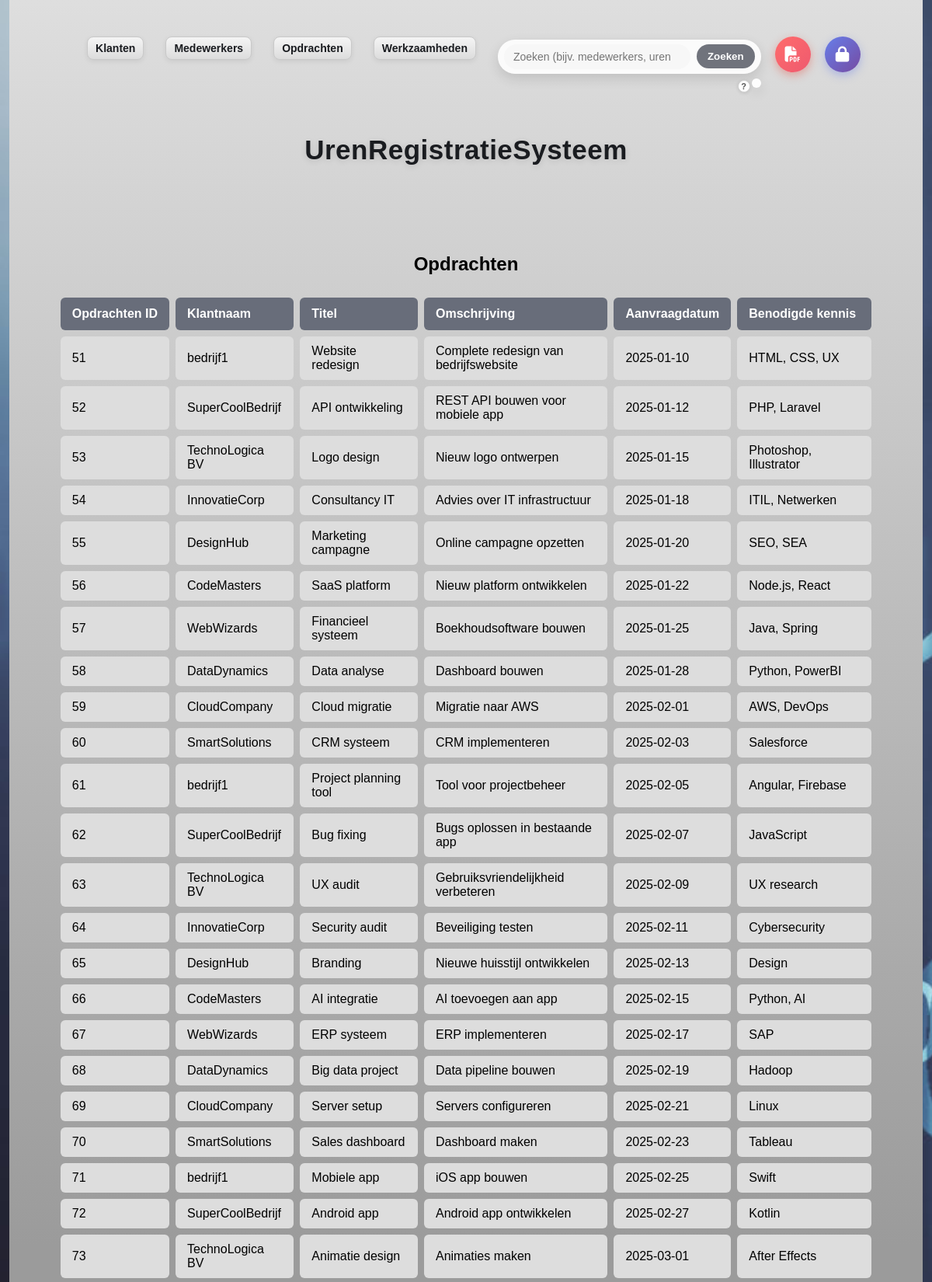
Screenshot of /opdrachten.php (upper part) with the database file from the repository.
### tables this page shows
CREATE TABLE `opdrachten` (
  `Opdrachten_ID` int(11) NOT NULL,
  `Klantnaam` varchar(50) NOT NULL,
  `Titel` varchar(50) NOT NULL,
  `Omschrijving` text NOT NULL,
  `Aanvraagdatum` date NOT NULL,
  `Benodigde_kennis` text NOT NULL
);

### opdrachten.php (called while the page is built)
<?php
$currentTable = "opdrachten";
include "table_template.php";
?>

### table_template.php (the view, shortened to what this page needs)
<!DOCTYPE html>
<html lang="nl">
<head>
    <link rel="stylesheet" href="style.css">
    <link rel="stylesheet" href="https://cdnjs.cloudflare.com/ajax/libs/font-awesome/6.4.0/css/all.min.css">
    <?php
    $currentTableName = preg_replace('/[^a-zA-Z0-9_]/', '', $currentTable);
    ?>
</head>
<body data-current-table="<?php echo htmlspecialchars($currentTableName); ?>">
<div class="wrapper">
    <nav class="topnav">
        <div class="right">
            <?php
            $servername = "127.0.0.1";
            $username   = "root";
            $password   = "";
            $dbname     = "UrenRegistratieSysteem";
            $dbport     = 3307;
            $conn = @new mysqli($servername, $username, $password, $dbname, $dbport);
            if (!$conn->connect_error) {
                $tablesResult = $conn->query("SHOW TABLES");
                if ($tablesResult && $tablesResult->num_rows > 0) {
                    while ($tableRow = $tablesResult->fetch_array()) {
                        $tableName = $tableRow[0];
                        $displayName = ucwords(str_replace('_', ' ', $tableName));
                        echo '<a class="table-link" href="' . htmlspecialchars($tableName) . '.php">' . htmlspecialchars($displayName) . '</a>';
                    }
                }
            }
            ?>
            <div class="search-wrapper">
                <div class="search-container" role="search" aria-label="Zoek categorieën">
                    <input id="searchInput" class="search-input" type="search" placeholder="Zoeken (bijv. medewerkers, uren, etc)...">
                    <button id="searchBtn" class="search-btn" aria-label="Zoeken">Zoeken</button>
                </div>
                <span id="suggestion" class="suggestion" aria-live="polite"></span>
                <div class="search-help" aria-label="Uitleg zoekfunctie">
                    <span class="search-help-icon" title="Typ een tabelnaam (bijv. medewerkers), een kolom + waarde (bijv. voornaam jan), of een ID (bijv. id 12). Klik op Zoeken om direct naar het juiste resultaat te gaan." aria-label="Zoekhulp">?</span>
                </div>
            </div>
            <button id="printBtn" class="print-btn" type="button" aria-label="Afdrukken naar PDF" title="Afdrukken naar PDF">
                <i class="fas fa-file-pdf"></i>
            </button>
            <button id="adminBtn" class="admin-btn-toggle" type="button" aria-label="Beheermodus" title="Beheermodus">
                <i class="fas fa-lock"></i>
            </button>
        </div>
    </nav>
    <main>
        <section class="hero-section">
            <div class="text">
                <h2>UrenRegistratieSysteem</h2>
            </div>
        </section>
        <section class="team-data">
            <div class="text">
                <?php
                if ($conn->connect_error) {
                    echo '<div class="record">Verbinding mislukt: ' . htmlspecialchars($conn->connect_error) . '</div>';
                } else {
                    $tableParam = $currentTableName;
                    $tables = [];
                    $tablesResult = $conn->query("SHOW TABLES");
                    if ($tablesResult && $tablesResult->num_rows > 0) {
                        while ($tableRow = $tablesResult->fetch_array()) {
                            $tables[] = $tableRow[0];
                        }
                    }
                    if ($tableParam && in_array($tableParam, $tables, true)) {
                        $displayName = ucwords(str_replace('_', ' ', $tableParam));
                        $columnsResult = $conn->query("SHOW COLUMNS FROM `$tableParam`");
                        $columns = [];
                        $primaryKeyColumn = null;
                        if ($columnsResult && $columnsResult->num_rows > 0) {
                            while ($columnRow = $columnsResult->fetch_assoc()) {
                                $columns[] = $columnRow['Field'];
                                if (($columnRow['Key'] ?? '') === 'PRI') {
                                    $primaryKeyColumn = $columnRow['Field'];
                                }
                            }
                        }
                        if (!empty($columns)) {
                            $columnList = implode(', ', array_map(function($col) { return "`$col`"; }, $columns));
                            $sql = "SELECT $columnList FROM `$tableParam`";
                            if (!empty($primaryKeyColumn)) {
                                $sql .= " ORDER BY `$primaryKeyColumn` ASC";
                            }
                            $result = $conn->query($sql);
                            echo '<section class="Data"><h2>' . htmlspecialchars($displayName) . '</h2>';
                            echo '<div class="table-wrapper">';
                            echo '<table class="data-table">';
                            echo '<thead>';
                            echo '<tr>';
                            foreach ($columns as $column) {
                                $columnId = strtolower($column) . '-column';
                                $displayColumn = ucfirst(str_replace('_', ' ', $column));
                                echo '<th id="' . htmlspecialchars($columnId) . '" data-column="' . htmlspecialchars($column) . '">' . htmlspecialchars($displayColumn) . '</th>';
                            }
                            echo '</tr>';
                            echo '</thead>';
                            echo '<tbody>';
                            if ($result && $result->num_rows > 0) {
                                while ($row = $result->fetch_assoc()) {
                                    echo '<tr>';
                                    foreach ($columns as $column) {
                                        echo '<td>' . htmlspecialchars($row[$column] ?? '') . '</td>';
                                    }
                                    echo '</tr>';
                                }
                            } else {
                                echo '<tr><td colspan="' . count($columns) . '" style="text-align: center; padding: 20px; color: #888;">Nog geen gegevens. Klik op "Rij toevoegen" in beheermodus om data toe te voegen.</td></tr>';
                            }
                            echo '</tbody>';
                            echo '</table>';
                            echo '</div>';
                            echo '</section>';
                        } else {
                            echo '<div class="record">Geen kolommen gevonden voor deze tabel</div>';
                        }
                    } else {
                        echo '<div class="record">Tabel niet gevonden</div>';
                    }
                }
                ?>
            </div>
        </section>
        <br>
    </main>
</div>
</body>
</html>

### rows the page displays
opdrachten: Opdrachten_ID "51", Klantnaam "bedrijf1", Titel "Website redesign", Omschrijving "Complete redesign van bedrijfswebsite", Aanvraagdatum "2025-01-10", Benodigde_kennis "HTML, CSS, UX"
opdrachten: Opdrachten_ID "52", Klantnaam "SuperCoolBedrijf", Titel "API ontwikkeling", Omschrijving "REST API bouwen voor mobiele app", Aanvraagdatum "2025-01-12", Benodigde_kennis "PHP, Laravel"
opdrachten: Opdrachten_ID "53", Klantnaam "TechnoLogica BV", Titel "Logo design", Omschrijving "Nieuw logo ontwerpen", Aanvraagdatum "2025-01-15", Benodigde_kennis "Photoshop, Illustrator"
opdrachten: Opdrachten_ID "54", Klantnaam "InnovatieCorp", Titel "Consultancy IT", Omschrijving "Advies over IT infrastructuur", Aanvraagdatum "2025-01-18", Benodigde_kennis "ITIL, Netwerken"
opdrachten: Opdrachten_ID "55", Klantnaam "DesignHub", Titel "Marketing campagne", Omschrijving "Online campagne opzetten", Aanvraagdatum "2025-01-20", Benodigde_kennis "SEO, SEA"
opdrachten: Opdrachten_ID "56", Klantnaam "CodeMasters", Titel "SaaS platform", Omschrijving "Nieuw platform ontwikkelen", Aanvraagdatum "2025-01-22", Benodigde_kennis "Node.js, React"
opdrachten: Opdrachten_ID "57", Klantnaam "WebWizards", Titel "Financieel systeem", Omschrijving "Boekhoudsoftware bouwen", Aanvraagdatum "2025-01-25", Benodigde_kennis "Java, Spring"
opdrachten: Opdrachten_ID "58", Klantnaam "DataDynamics", Titel "Data analyse", Omschrijving "Dashboard bouwen", Aanvraagdatum "2025-01-28", Benodigde_kennis "Python, PowerBI"
opdrachten: Opdrachten_ID "59", Klantnaam "CloudCompany", Titel "Cloud migratie", Omschrijving "Migratie naar AWS", Aanvraagdatum "2025-02-01", Benodigde_kennis "AWS, DevOps"
opdrachten: Opdrachten_ID "60", Klantnaam "SmartSolutions", Titel "CRM systeem", Omschrijving "CRM implementeren", Aanvraagdatum "2025-02-03", Benodigde_kennis "Salesforce"
opdrachten: Opdrachten_ID "61", Klantnaam "bedrijf1", Titel "Project planning tool", Omschrijving "Tool voor projectbeheer", Aanvraagdatum "2025-02-05", Benodigde_kennis "Angular, Firebase"
opdrachten: Opdrachten_ID "62", Klantnaam "SuperCoolBedrijf", Titel "Bug fixing", Omschrijving "Bugs oplossen in bestaande app", Aanvraagdatum "2025-02-07", Benodigde_kennis "JavaScript"
opdrachten: Opdrachten_ID "63", Klantnaam "TechnoLogica BV", Titel "UX audit", Omschrijving "Gebruiksvriendelijkheid verbeteren", Aanvraagdatum "2025-02-09", Benodigde_kennis "UX research"
opdrachten: Opdrachten_ID "64", Klantnaam "InnovatieCorp", Titel "Security audit", Omschrijving "Beveiliging testen", Aanvraagdatum "2025-02-11", Benodigde_kennis "Cybersecurity"
opdrachten: Opdrachten_ID "65", Klantnaam "DesignHub", Titel "Branding", Omschrijving "Nieuwe huisstijl ontwikkelen", Aanvraagdatum "2025-02-13", Benodigde_kennis "Design"
opdrachten: Opdrachten_ID "66", Klantnaam "CodeMasters", Titel "AI integratie", Omschrijving "AI toevoegen aan app", Aanvraagdatum "2025-02-15", Benodigde_kennis "Python, AI"
opdrachten: Opdrachten_ID "67", Klantnaam "WebWizards", Titel "ERP systeem", Omschrijving "ERP implementeren", Aanvraagdatum "2025-02-17", Benodigde_kennis "SAP"
opdrachten: Opdrachten_ID "68", Klantnaam "DataDynamics", Titel "Big data project", Omschrijving "Data pipeline bouwen", Aanvraagdatum "2025-02-19", Benodigde_kennis "Hadoop"
opdrachten: Opdrachten_ID "69", Klantnaam "CloudCompany", Titel "Server setup", Omschrijving "Servers configureren", Aanvraagdatum "2025-02-21", Benodigde_kennis "Linux"
opdrachten: Opdrachten_ID "70", Klantnaam "SmartSolutions", Titel "Sales dashboard", Omschrijving "Dashboard maken", Aanvraagdatum "2025-02-23", Benodigde_kennis "Tableau"
opdrachten: Opdrachten_ID "71", Klantnaam "bedrijf1", Titel "Mobiele app", Omschrijving "iOS app bouwen", Aanvraagdatum "2025-02-25", Benodigde_kennis "Swift"
opdrachten: Opdrachten_ID "72", Klantnaam "SuperCoolBedrijf", Titel "Android app", Omschrijving "Android app ontwikkelen", Aanvraagdatum "2025-02-27", Benodigde_kennis "Kotlin"
opdrachten: Opdrachten_ID "73", Klantnaam "TechnoLogica BV", Titel "Animatie design", Omschrijving "Animaties maken", Aanvraagdatum "2025-03-01", Benodigde_kennis "After Effects"

### other values shown
$displayName "Klanten"
$displayName "Medewerkers"
$displayName "Opdrachten"
$displayName "Werkzaamheden"
$displayColumn "Opdrachten ID"
$displayColumn "Klantnaam"
$displayColumn "Titel"
$displayColumn "Omschrijving"
$displayColumn "Aanvraagdatum"
$displayColumn "Benodigde kennis"
